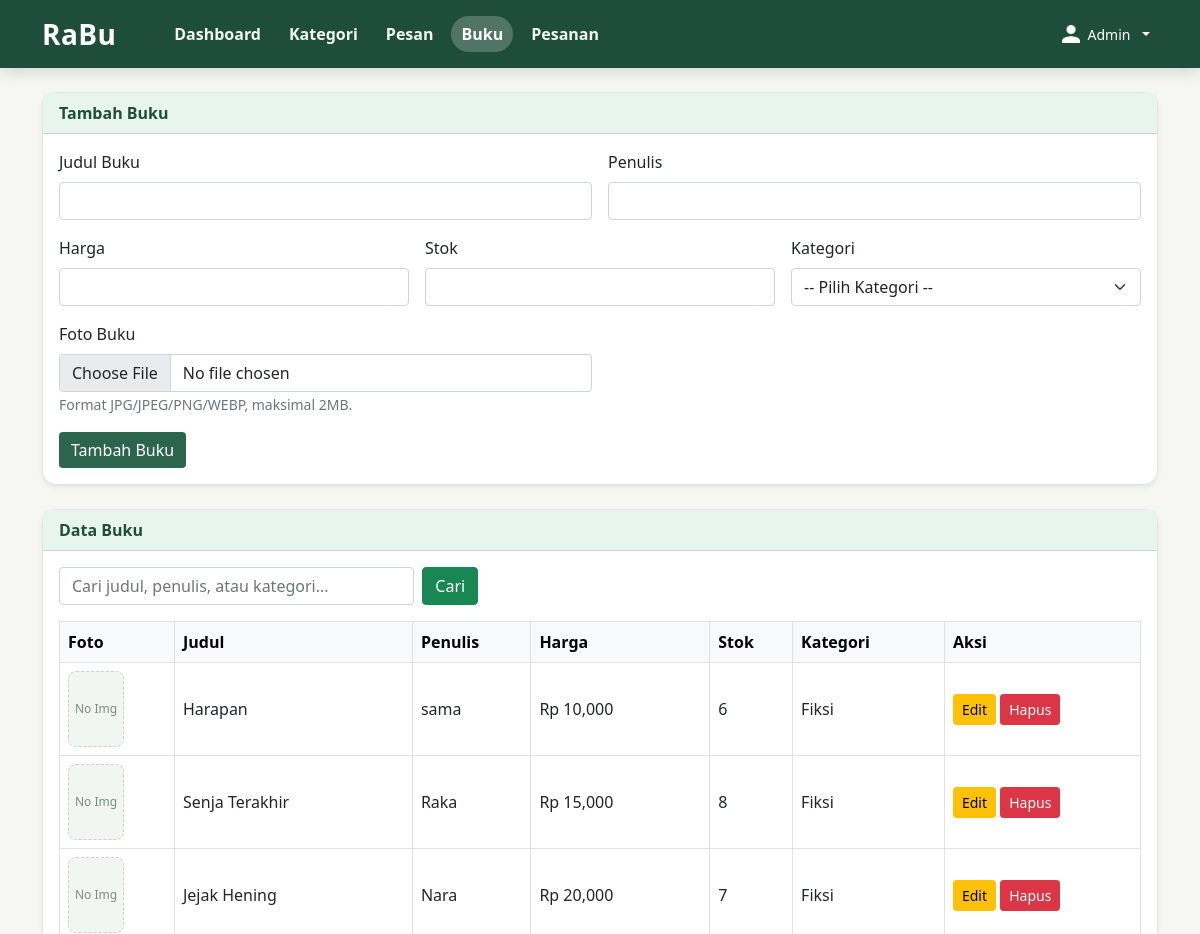
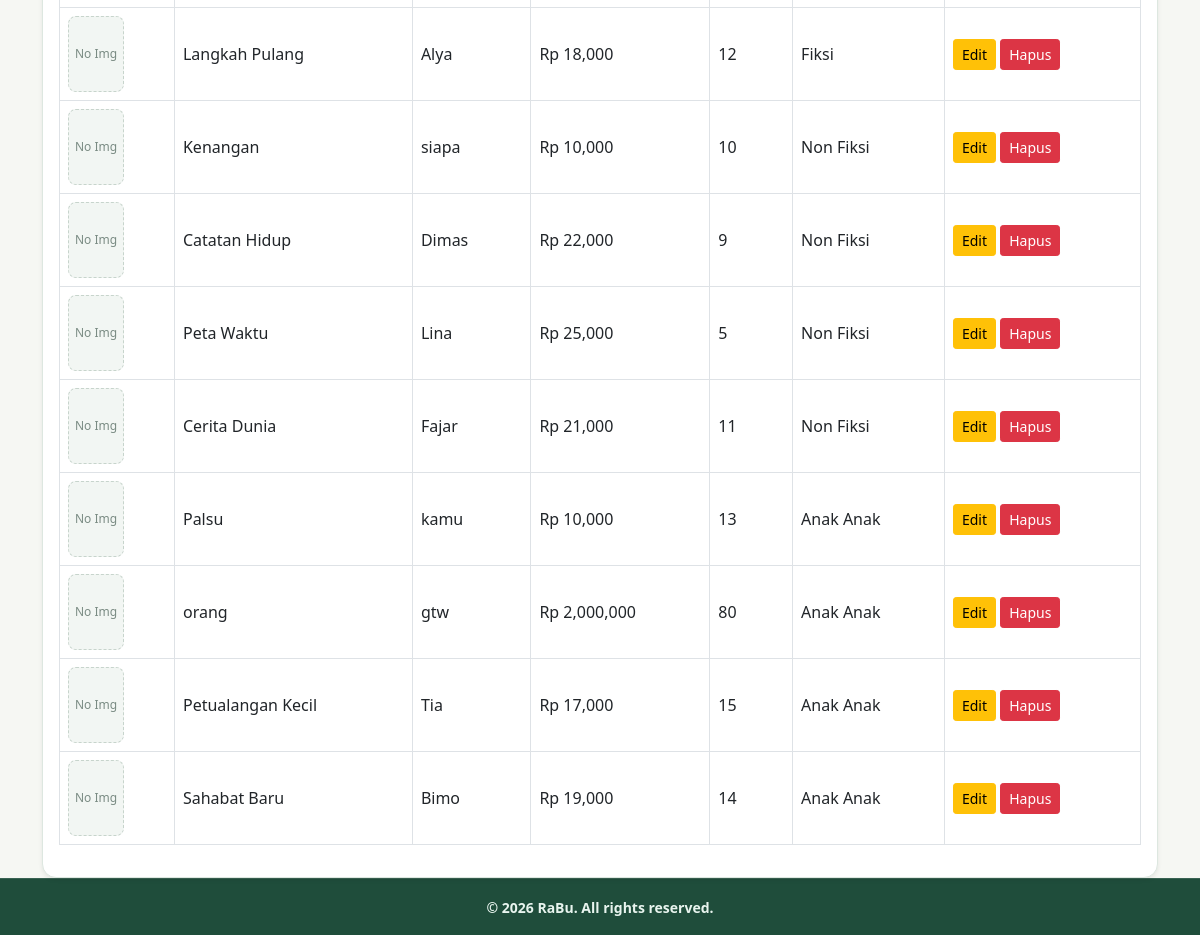
The page /adminn/buku.php (signed in) on the database its author committed (2 pictures, top to bottom).
### tables this page shows
CREATE TABLE IF NOT EXISTS `buku` (
  `id_buku` int(11) NOT NULL,
  `judul` varchar(150) DEFAULT NULL,
  `penulis` varchar(100) DEFAULT NULL,
  `harga` int(11) DEFAULT NULL,
  `stok` int(11) DEFAULT NULL,
  `foto` varchar(255) DEFAULT NULL,
  `id_kategori` int(11) DEFAULT NULL
);

CREATE TABLE IF NOT EXISTS `kategori` (
  `id_kategori` int(11) NOT NULL,
  `nama_kategori` varchar(100) DEFAULT NULL
);

### adminn/buku.php (the view, shortened to what this page needs)
<?php
include '../koneksi.php';
$keyword = trim((string) ($_GET['q'] ?? ''));
$data_edit = null;
?>
<!DOCTYPE html>
<html lang="id">
<head>
    <link rel="stylesheet" href="../bootstrap/css/bootstrap.min.css">
</head>
<body>
    <nav class="navbar navbar-dark">
        <div class="container">
            <a class="navbar-brand fw-bold text-white" href="dashboard.php">RaBu</a>
            <div class="d-none d-md-flex align-items-center gap-2 fw-semibold nav-links">
                <a href="dashboard.php">Dashboard</a>
                <a href="kategori.php">Kategori</a>
                <a href="pesan.php">Pesan</a>
                <a href="buku.php" class="active">Buku</a>
                <a href="pesanan.php">Pesanan</a>
            </div>
            <div class="d-flex align-items-center gap-2 ms-auto">
                <div class="dropdown">
                    <button class="btn btn-sm dropdown-toggle d-inline-flex align-items-center gap-2 text-white border-0 bg-transparent" type="button" data-bs-toggle="dropdown" aria-expanded="false">
                        <img src="../asset/login.png" alt="Profil" width="18" height="18">
                        <span><?php echo htmlspecialchars($_SESSION['nama'] ?? 'Admin'); ?></span>
                    </button>
                </div>
            </div>
        </div>
    </nav>
    <div class="container mt-4">
        <div class="card shadow-sm mb-4">
            <div class="card-header">
                Tambah Buku
            </div>
            <div class="card-body">
                <form method="post" enctype="multipart/form-data">
                    <div class="row g-3">
                        <div class="col-md-6">
                            <label class="form-label">Judul Buku</label>
                            <input type="text" name="judul" class="form-control" value="<?php echo htmlspecialchars((string) ($data_edit['judul'] ?? '')); ?>" required>
                        </div>
                        <div class="col-md-6">
                            <label class="form-label">Penulis</label>
                            <input type="text" name="penulis" class="form-control" value="<?php echo htmlspecialchars((string) ($data_edit['penulis'] ?? '')); ?>" required>
                        </div>
                        <div class="col-md-4">
                            <label class="form-label">Harga</label>
                            <input type="number" name="harga" class="form-control" value="<?php echo htmlspecialchars((string) ($data_edit['harga'] ?? '')); ?>" required>
                        </div>
                        <div class="col-md-4">
                            <label class="form-label">Stok</label>
                            <input type="number" name="stok" class="form-control" value="<?php echo htmlspecialchars((string) ($data_edit['stok'] ?? '')); ?>" required>
                        </div>
                        <div class="col-md-4">
                            <label class="form-label">Kategori</label>
                            <select name="id_kategori" class="form-select" required>
                                <option value="">-- Pilih Kategori --</option>
                            </select>
                        </div>
                        <div class="col-md-6">
                            <label class="form-label">Foto Buku</label>
                            <input type="file" name="foto" class="form-control" accept=".jpg,.jpeg,.png,.webp">
                            <small class="text-muted">Format JPG/JPEG/PNG/WEBP, maksimal 2MB.</small>
                        </div>
                    </div>
                    <?php if ($data_edit) { ?>
                        <div class="d-flex gap-2 mt-3">
                            <button type="submit" name="update" class="btn btn-warning">
                                Update Buku
                            </button>
                            <a href="buku.php" class="btn btn-secondary">
                                Batal
                            </a>
                        </div>
                    <?php } else { ?>
                        <button type="submit" name="tambah" class="btn btn-main mt-3">
                            Tambah Buku
                        </button>
                    <?php } ?>
                </form>
            </div>
        </div>
        <div class="card shadow-sm">
            <div class="card-header">
                Data Buku
            </div>
            <div class="card-body table-responsive">
                <form method="get" class="row g-2 mb-3">
                    <div class="col-md-4">
                        <input type="text" name="q" class="form-control" placeholder="Cari judul, penulis, atau kategori..." value="<?php echo htmlspecialchars($keyword); ?>">
                    </div>
                    <div class="col-auto">
                        <button type="submit" class="btn btn-success">Cari</button>
                    </div>
                </form>
                <table class="table table-bordered table-hover align-middle">
                    <thead class="table-light">
                        <tr>
                            <th>Foto</th>
                            <th>Judul</th>
                            <th>Penulis</th>
                            <th>Harga</th>
                            <th>Stok</th>
                            <th>Kategori</th>
                            <th>Aksi</th>
                        </tr>
                    </thead>
                    <tbody>
                        <?php
                        $query = mysqli_query(
                            $conn,
                            "SELECT buku.*, kategori.nama_kategori
                         FROM buku
                         JOIN kategori ON buku.id_kategori = kategori.id_kategori"
                        );
                        while ($row = mysqli_fetch_assoc($query)) {
                            ?>
                            <tr>
                                <td>
                                    <?php if (!empty($row['foto']) && file_exists('../uploads/buku/' . $row['foto'])) { ?>
                                        <img src="../uploads/buku/<?php echo htmlspecialchars($row['foto']); ?>" alt="Foto Buku" class="book-thumb">
                                    <?php } else { ?>
                                        <span class="book-thumb-fallback">No Img</span>
                                    <?php } ?>
                                </td>
                                <td><?php echo $row['judul']; ?></td>
                                <td><?php echo $row['penulis']; ?></td>
                                <td>Rp <?php echo number_format($row['harga']); ?></td>
                                <td><?php echo $row['stok']; ?></td>
                                <td><?php echo $row['nama_kategori']; ?></td>
                                <td>
                                    <a href="?edit=<?php echo (int) $row['id_buku']; ?>" class="btn btn-sm btn-warning">
                                        Edit
                                    </a>
                                    <a href="?hapus=<?php echo (int) $row['id_buku']; ?>" class="btn btn-sm btn-danger" onclick="return confirm('Hapus buku ini?')">
                                        Hapus
                                    </a>
                                </td>
                            </tr>
                        <?php } ?>
                    </tbody>
                </table>
            </div>
        </div>
    </div>
<?php include '../footer.php'; ?>
</body>
</html>

### adminn/buku.php (style rules this page uses)
:root { --green-900: #1f4d3b; --green-800: #2b654d; --cream: #f6f7f3; --line: #dde7e0; }
body { background: var(--cream); color: #1f2723; }
.navbar { background: var(--green-900); box-shadow: 0 4px 14px rgba(0, 0, 0, 0.14); }
.navbar-brand { letter-spacing: 0.4px; font-size: 1.75rem; }
.nav-links { margin-left: 2rem; }
.nav-links a { color: #f0f8f3; text-decoration: none; font-weight: 700; padding: 6px 10px; border-radius: 999px; transition: background 0.2s ease; }
.nav-links a.active { background: rgba(255, 255, 255, 0.22); color: #fff; }
.card { border-radius: 14px; border: 1px solid var(--line); }
.btn-main { background: var(--green-800); border: none; color: #fff; }
.card-header { background: #e8f4ee !important; color: #1f4d3b !important; font-weight: 700; }
.book-thumb-fallback { width: 56px; height: 76px; border-radius: 8px; border: 1px dashed #c7d4cc; background: #f2f6f3; color: #7a8b83; font-size: 12px; display: inline-flex; align-items: center; justify-content: center; }

### footer.php (style rules this page uses)
html { height: 100%; }
body { display: flex; flex-direction: column; min-height: 100vh; }
body > *:not(.site-footer) { flex: 0 0 auto; }

### rows shown on the page
buku: shows "No Img", judul "Harapan", penulis "sama", harga "10,000", stok "6", id_kategori.nama_kategori "Fiksi"
buku: shows "No Img", judul "Senja Terakhir", penulis "Raka", harga "15,000", stok "8", id_kategori.nama_kategori "Fiksi"
buku: shows "No Img", judul "Jejak Hening", penulis "Nara", harga "20,000", stok "7", id_kategori.nama_kategori "Fiksi"
buku: shows "No Img", judul "Langkah Pulang", penulis "Alya", harga "18,000", stok "12", id_kategori.nama_kategori "Fiksi"
buku: shows "No Img", judul "Kenangan", penulis "siapa", harga "10,000", stok "10", id_kategori.nama_kategori "Non Fiksi"
buku: shows "No Img", judul "Catatan Hidup", penulis "Dimas", harga "22,000", stok "9", id_kategori.nama_kategori "Non Fiksi"
buku: shows "No Img", judul "Peta Waktu", penulis "Lina", harga "25,000", stok "5", id_kategori.nama_kategori "Non Fiksi"
buku: shows "No Img", judul "Cerita Dunia", penulis "Fajar", harga "21,000", stok "11", id_kategori.nama_kategori "Non Fiksi"
buku: shows "No Img", judul "Palsu", penulis "kamu", harga "10,000", stok "13", id_kategori.nama_kategori "Anak Anak"
buku: shows "No Img", judul "orang", penulis "gtw", harga "2,000,000", stok "80", id_kategori.nama_kategori "Anak Anak"
buku: shows "No Img", judul "Petualangan Kecil", penulis "Tia", harga "17,000", stok "15", id_kategori.nama_kategori "Anak Anak"
buku: shows "No Img", judul "Sahabat Baru", penulis "Bimo", harga "19,000", stok "14", id_kategori.nama_kategori "Anak Anak"

### other values the page prints
$_SESSION['nama'] "Admin"
